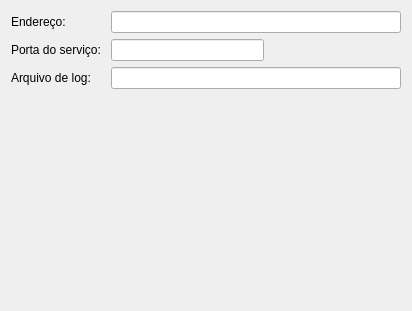
          <widget class="QWidget" name="layersTab">
           <attribute name="title">
            <string>Planos</string>
           </attribute>
           <layout class="QGridLayout">
            <item row="0" column="0">
             <widget class="QLabel" name="label_38">
              <property name="text">
               <string>Endereço: </string>
              </property>
             </widget>
            </item>
            <item row="0" column="1" colspan="2">
             <widget class="QLineEdit" name="layersAddressLed"/>
            </item>
            <item row="1" column="0">
             <widget class="QLabel" name="label_6">
              <property name="text">
               <string>Porta do serviço: </string>
              </property>
             </widget>
            </item>
            <item row="1" column="1">
             <widget class="QLineEdit" name="layersPortLed"/>
            </item>
            <item row="1" column="2">
             <spacer>
              <property name="orientation">
               <enum>Qt::Horizontal</enum>
              </property>
              <property name="sizeHint" stdset="0">
               <size>
                <width>131</width>
                <height>20</height>
               </size>
              </property>
             </spacer>
            </item>
            <item row="2" column="0">
             <widget class="QLabel" name="label_5">
              <property name="text">
               <string>Arquivo de log: </string>
              </property>
             </widget>
            </item>
            <item row="2" column="1" colspan="2">
             <widget class="QLineEdit" name="layersLogFileLed"/>
            </item>
            <item row="3" column="1">
             <spacer>
              <property name="orientation">
               <enum>Qt::Vertical</enum>
              </property>
              <property name="sizeHint" stdset="0">
               <size>
                <width>153</width>
                <height>211</height>
               </size>
              </property>
             </spacer>
            </item>
           </layout>
          </widget>
